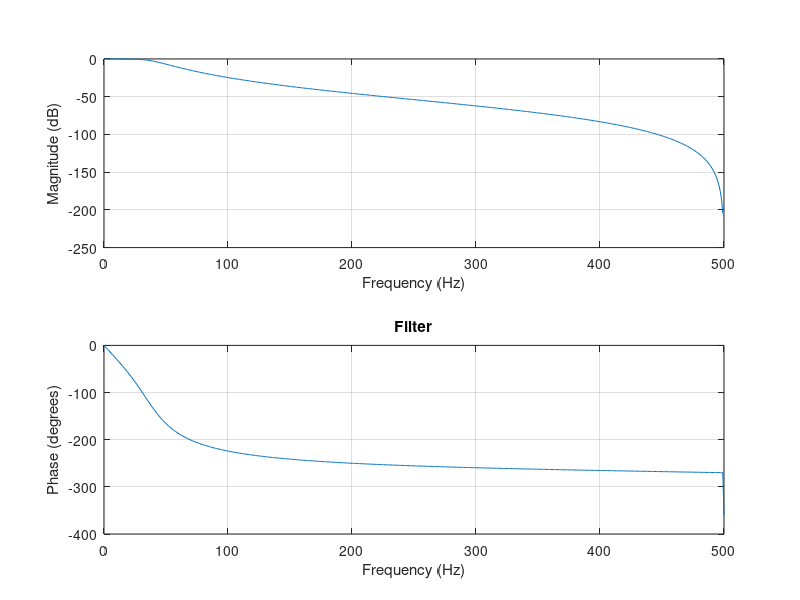
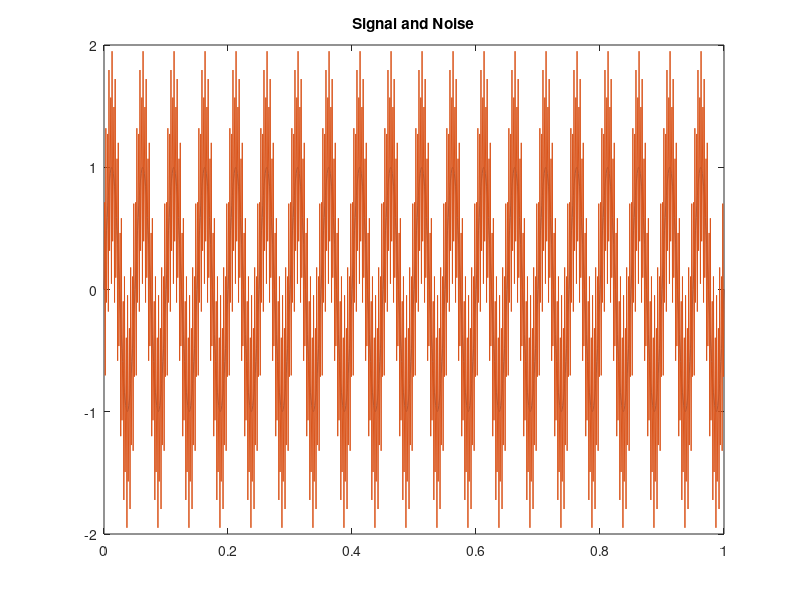
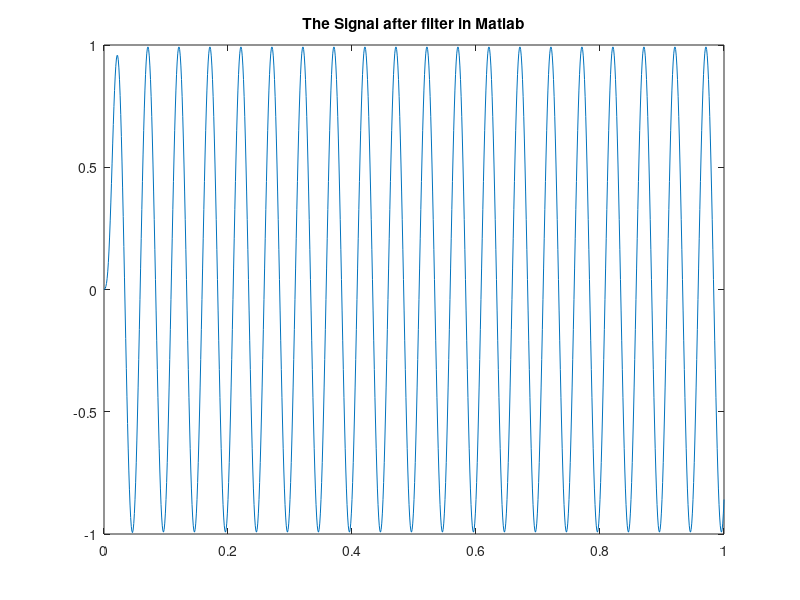

MATLAB code for these plots, in order: (Note: this script raises an error after producing the figures.)

%% Filter
Wp = 40/500;     %Passband Corner Frequency
Ws = 200/500;    %Stopband Corner Frequency
[n,Wn] = buttord(Wp,Ws,3,40);
[b,a] = butter(n,Wn);   %Coefficient
freqz(b,a,512,1000);
title('Filter');

%%Signal
f_s = 1000;     %Sample Rate
t = 0:1/f_s:1;  %Sample the Signal in 1Sec
%Generate the sin wave
phase_sin = 0;
amplitude_sin = 1;
f_sin = 20;     %The frequency of sin wave(0,40)Hz
omega_sin = 2*pi*f_sin;
signal_sin = amplitude_sin*sin(omega_sin*t + phase_sin);

%%Noise
phase_noise = 0;
amplitude_noise = 1;
f_noise = 400;  %The frequency of noise >200Hz
omega_noise = 2*pi*f_noise; 
signal_noise = amplitude_noise*sin(omega_noise*t+phase_noise);

%%Show the Signal and Noise together
signal_combined = signal_sin + signal_noise;
figure(2);
plot(t,signal_sin);
hold on;
plot(t,signal_combined);
title('Signal and Noise');

%Filter the noise
signal_filtered = filter(b,a,signal_combined);
figure(3);
plot(t,signal_filtered);
title('The Signal after filter in Matlab');

%%Output the Data to C_Program
writematrix(signal_combined.','signal_combined.txt');
filtered_signal = readmatrix('Filtered_Signal.txt');
figure(4);
plot(t,filtered_signal.');
hold on;
plot(t,signal_sin);
title('The Signal after filter in C');